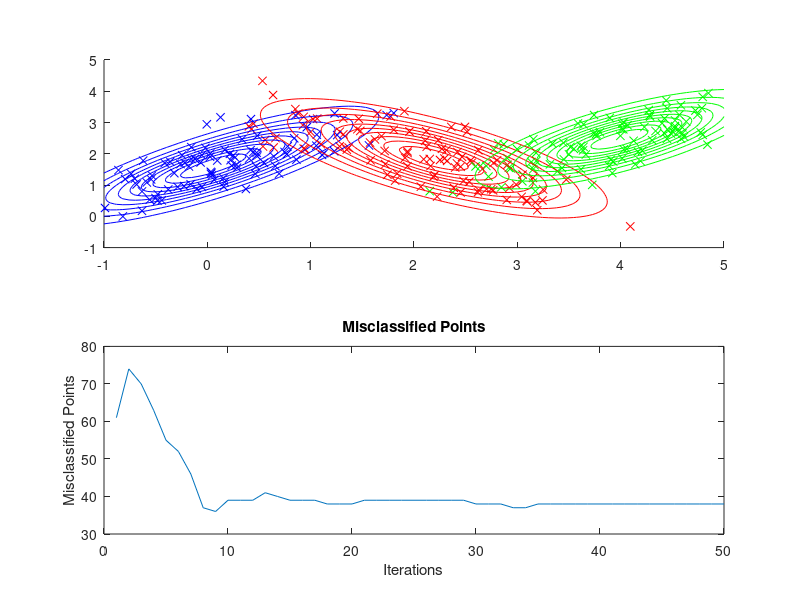
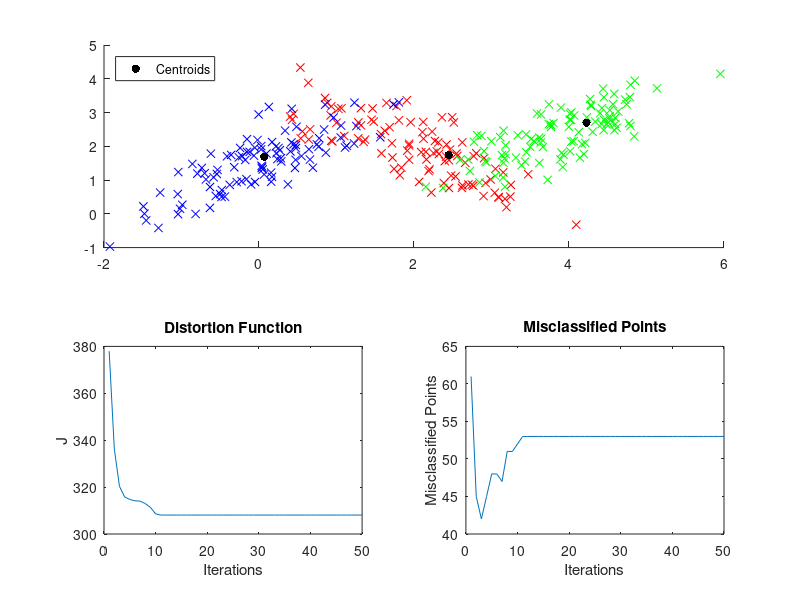

Write MATLAB code to recreate these figures, in order.
## https://de.mathworks.com/help/stats/multivariate-normal-distribution.html
## https://de.mathworks.com/help/stats/mvnrnd.html
## https://de.mathworks.com/help/stats/mvnpdf.html
## https://de.mathworks.com/help/stats/mvncdf.html
## https://octave.sourceforge.io/statistics/function/mvnpdf.html
## https://octave.sourceforge.io/statistics/function/mvncdf.html
## Sigmas: [1.0 0.5; 0.5 1.0], [1, 0.1; 0.1, 0.5], [0.25 0.3; 0.3 1], [0.9 0.4; 0.4 0.3], [1 1.5; 1.5 3]
## [cov (spread) x-axis, rotation; rotation, cov (spread) y-axis] <- must be symmertric i.e. rotation must be equal
## rotation can be negative
## Geometrix Interpretation: https://www.visiondummy.com/2014/04/geometric-interpretation-covariance-matrix/
function expmax
  clear all;
  
  global ITERATIONS = 50;
  
  mu1 = [2 2];
  sigma1 = [5 -4; -4 6] / 10;
  cloud1 = mvnrnd (mu1, sigma1, 100);
  
  mu2 = [4 2.5];
  sigma2 = [5 4; 4 6] / 10;
  cloud2 = mvnrnd (mu2, sigma2, 100);
  
  mu3 = [0 1.5];
  sigma3 = [5 4; 4 6] / 10;
  cloud3 = mvnrnd (mu3, sigma3, 100);
  
  labels = repelem ([2 3 1], 100).';
  
  figure(1);
  subplot(2, 1, 1);
  scatterplot (cloud1, "r");
  scatterplot (cloud2, "g");
  scatterplot (cloud3, "b");
  
  # contourplot (mu1, sigma1, "r");
  # contourplot (mu2, sigma2, "g");
  # contourplot (mu3, sigma3, "b");
  
  global W     = zeros (3, 300);
  global PHI   = [1 / 3, 1 / 3, 1 / 3];
  global MU    = [1 2; 2 2; 3 2];
  global SIGMA = repmat ([1 0; 0 1], [1, 1, 3]);
  X = [cloud1; cloud2; cloud3];
  err = [0];
  
  for i = 1:ITERATIONS
    maximizeparams (X);
    [maxval, c] = max(W, [], 1);
    err(i) = columns(c(c != labels.'));
  end
  
  contourplot (MU(1, :), SIGMA(:, :, 1), "b");
  contourplot (MU(2, :), SIGMA(:, :, 2), "r");
  contourplot (MU(3, :), SIGMA(:, :, 3), "g");
  hold off;
  
  subplot (2, 1, 2);
  plot(1:ITERATIONS, err);
  title("Misclassified Points");
  ylabel ("Misclassified Points");
  xlabel ("Iterations");
  
  # Reset globals
  MU    = [1 2; 2 2; 3 2];
  SIGMA = repmat ([1 0; 0 1], [1, 1, 3]);
  kmeans (X);
endfunction

function updatephi (x)
  global PHI W
  PHI = mean (W, 2).';
endfunction

function updatemu (x)
  global MU W
  for j = 1:3
    MU(j, :) = (sum(W(j, :)' .* x) ./ sum(W(j, :)))';
  end
endfunction

function updatesigma (x)
  global SIGMA W MU
  for j = 1:3
    y = zeros (size (SIGMA (:, :, j)));
    for i = 1:rows(x)
      y = y + W(j, i) * ((x(i, :) - MU(j, :)).' * (x(i, :) - MU(j, :)));
    end
    SIGMA(:, :, j) = y / sum(W(j, :));
  end
endfunction

function updateweights (x)
  global W MU SIGMA PHI
  s = 0;
  for j = 1:3
    s += mvnpdf(x, MU(j, :), SIGMA(:, :, j)) * PHI(j);
  endfor
  
  for j = 1:3
    W(j, :) = (mvnpdf(x, MU(j, :), SIGMA(:, :, j)) * PHI(j)) ./ s;
  endfor
  c = sum(W);
endfunction

function maximizeparams (x)
  global W MU PHI SIGMA
  updateweights (x);
  updatephi (x);
  updatemu (x)
  updatesigma (x);
endfunction

function kmeans (x)
  global MU ITERATIONS
  c = zeros (300, 1);
  mu = num2cell (MU, 2);
  J = [0];
  labels = repelem ([2 3 1], 100).';
  err = [0];
  
  for loop = 1:ITERATIONS
    for i = 1:rows(x)
      [minVal, c(i)] = min (cellfun (@(mu_j) norm (x(i, :) - mu_j)^2, mu));
    endfor
    for j = 1:size(mu)
      mu(j) = sum ((c(:) == j) .* x) / sum (c(:) == j);
    endfor
    J(loop) = sum(cellfun (@(x_i, c_i) norm (x_i - mu{c_i})^2, num2cell(x, 2), num2cell(c)));
    err(loop) = rows(c(c != labels));
  endfor
  
  figure(2);
  subplot(2, 2, [1 2]);
  scatterplot (x(1:100, :), "r");
  scatterplot (x(101:200, :), "g");
  scatterplot (x(201:300, :), "b"); 
  p = scatter (cell2mat(mu)(:, 1), cell2mat(mu)(:, 2),  "k", "filled");
  legend ([p], "Centroids", "location", "northwest");
  hold off;
  
  subplot(2, 2, 3);
  plot(1:ITERATIONS, J);
  title("Distortion Function");
  ylabel ("J");
  xlabel ("Iterations");
  
  subplot(2, 2, 4);
  plot(1:ITERATIONS, err);
  title("Misclassified Points");
  ylabel ("Misclassified Points");
  xlabel ("Iterations");
endfunction

function scatterplot (XY, color)
  scatter (XY(:, 1), XY(:, 2), color, "x");
  if (!ishold())   
    hold on;
  endif;
endfunction

function contourplot (updatemu, sigma, color)
  persistent X Y XY
  if isempty(X) || isempty(Y)
    [X, Y] = meshgrid (linspace (-1, 5, 100));
    XY = [X(:) Y(:)];
  endif

  Z = mvnpdf (XY, updatemu, sigma);
  Z = reshape (Z, size (X));
  contour (X, Y, Z, color);
  if (!ishold())   
    hold on;
  endif;
endfunction
